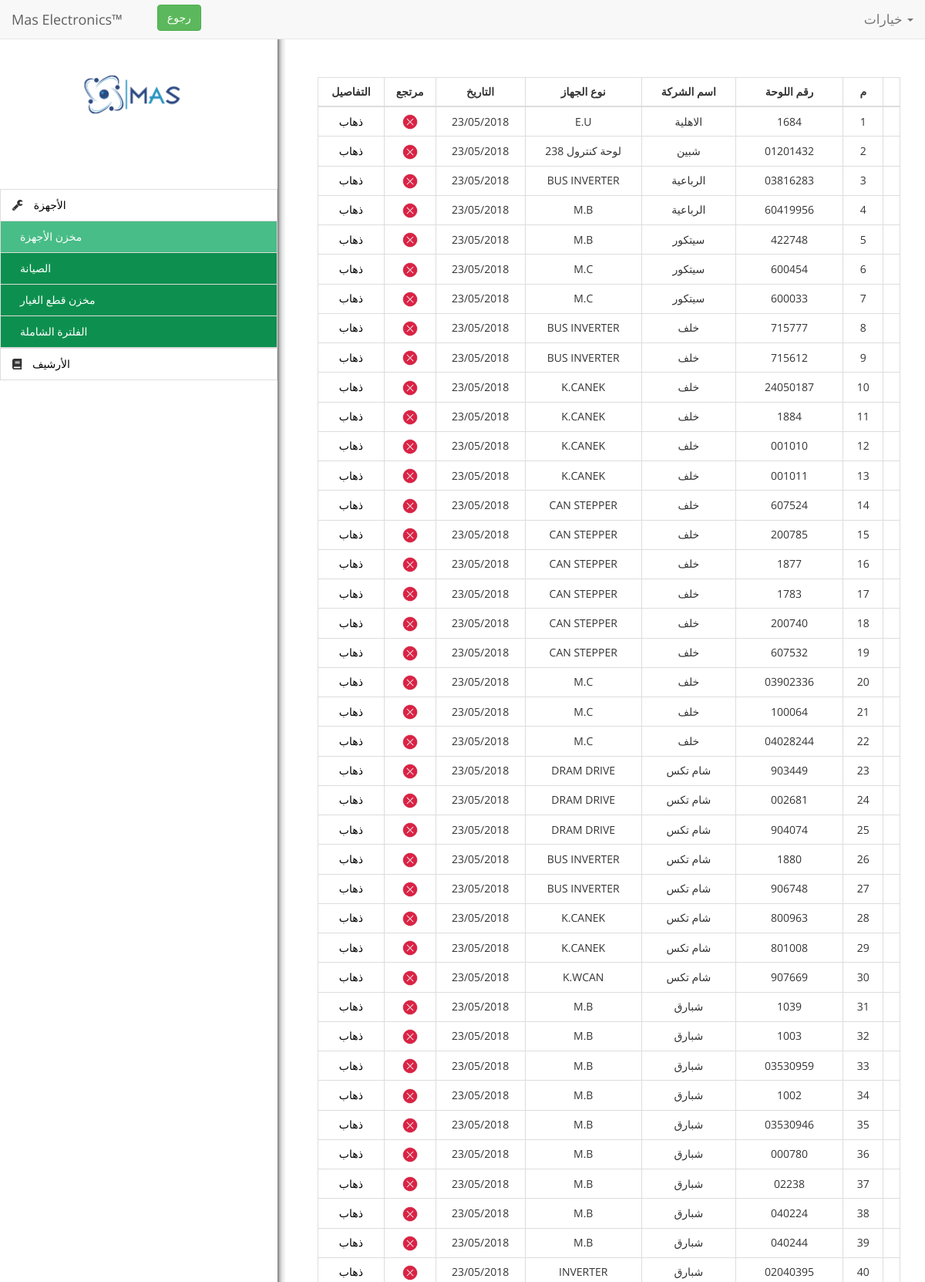
Page /devices/device-inventory/ (upper part) on the committed database.
### devices/models.py (models this page shows, shortened)
class InventoryDevice(TimeStampedModel):
    reception_receipt = models.ForeignKey(ReceptionReceipt, related_name='devices')
    serial_number = models.CharField(max_length=300)
    device_type = models.CharField(max_length=300)
    entrance_date = models.DateTimeField()
    delivered = models.BooleanField(default=False)
    @property
    def is_returned(self):
        three_months_ago = timezone.now() - timezone.timedelta(days=90)
        return ArchiveDevice.objects.filter(deleted=False, inventory_device__serial_number=self.serial_number, leave_date__range=(three_months_ago, timezone.now())).exists()
    @property
    def returned_icon(self):
        if self.is_returned:
            return '/static/images/check.png'
        return '/static/images/X.png'

### receipts/models.py (models this page shows)
class ReceptionReceipt(BaseReceipt):
    def __str__(self):
        return self.company_name

### devices/views.py (the view)
def device_inventory_view(request):
    data = get_abstract_data()
    devices = InventoryDevice.objects.filter(delivered=False, deleted=False)
    data['inventory_devices'] = devices
    return render(request, 'devices/device-inventory.html', context=data)

### abstract/utils.py (called while the page is built)
def get_abstract_data(view=None):
    return {}

### devices/templates/devices/device-inventory.html (shortened to what this page needs)
{% extends 'devices/device-base.html' %}
{% load static %}
{% block table_id %}device-inventory-table{% endblock %}
{% block rows %}
    {% for device in inventory_devices %}
    <tr data-serial="{{ device.serial_number }}" data-receipt-pk="{{ device.reception_receipt.pk }}">
        <td></td>
        <td>{{ forloop.counter }}</td>
        <td>{{ device.serial_number }}</td>
        <td data-company="{{ device.reception_receipt.company_name }}">{{ device.reception_receipt.company_name }}</td>
        <td data-type="{{ device.device_type }}" data-pk="{{ device.pk }}">{{ device.device_type }}</td>
        <td>{{ device.entrance_date|date:'d/m/Y' }}</td>
        <td><img class="icon" src="{{ device.returned_icon }}"></td>
        <td><a href="#" class="device-detail-button" data-device-id="{{ device.pk }}" data-device-serial="{{ device.serial_number }}">ذهاب</a></td>
    </tr>
    {% endfor %}
{% endblock %}
{% block extra_headers %}
    <th>مرتجع</th>
{% endblock %}

### devices/templates/devices/device-base.html (shortened to what this page needs)
{% extends 'base.html' %}
{% block body %}
<table id="{% block table_id %}{% endblock %}" class="table table-bordered" dir="rtl">
    <thead style="text-align:center">
        <tr>
            <th></th>
            <th>م</th>
            <th>رقم اللوحة</th>
            <th class="sortable" data-criteria='company'><span class='sort-carat'>&#9660;</span>اسم الشركة</th>
            <th class="sortable" data-criteria='type'><span class='sort-carat'>&#9660;</span>نوع الجهاز</th>
            <th class="sortable" data-criteria='date'><span class='sort-carat'>&#9660;</span>التاريخ</th>
            {% block extra_headers %}{% endblock %}
            <th>التفاصيل</th>
        </tr>
    </thead>
    <tbody>
        {% block rows %}
        {% endblock %}
    </tbody>
</table>
{% endblock %}

### templates/base.html (shortened to what this page needs)
{% load static %}
<!DOCTYPE html>
<html>
    <head>
        <link rel="stylesheet" href="{% static 'css/bootstrap.min.css' %}">
        <link rel="stylesheet" href="{% static 'css/iziToast.min.css' %}">
        <link rel="stylesheet" href="{% static 'css/jquery-ui.min.css' %}">
        <link rel="stylesheet" href="{% static 'css/bootstrap-datetimepicker.min.css' %}">
        <link rel="stylesheet" href="{% static 'css/sweetalert.css' %}">
        <link rel="stylesheet" href="{% static 'css/selectables.css' %}">
        <link rel="stylesheet" href="{% static 'css/base.css' %}">
        <link rel="stylesheet" href="{% static 'accounts/css/dashboard.css' %}">
        <link rel="stylesheet" href="{% static 'css/print-style.css' %}" media="print">
    </head>
    <body>
        <nav class="navbar navbar-default navbar-fixed-top" style="margin-bottom: 0">
          <div class="container-fluid">
            <div class="navbar-header">
              <a class="navbar-brand" href="#">Mas Electronics&trade;</a>
            </div>
            <div class="collapse navbar-collapse" id="bs-example-navbar-collapse-1">
              <ul class="nav navbar-nav navbar-right">
                <li class="dropdown">
                  <a href="#" class="dropdown-toggle" data-toggle="dropdown" role="button" aria-haspopup="true" aria-expanded="false" style="font-size: 17px;">خيارات <span class="caret"></span></a>
                </li>
              </ul>
                <ul class="nav navbar-nav navbar-left">
                    <button class="btn btn-success" id="back" style="margin-top: 6px;margin-left: 30px;" onclick="history.back();">رجوع</button>
                </ul>
            </div>
          </div>
        </nav>
        <div class="main-wrapper">
            <div id="sidebar" data-expanded="true">
                <div class="profile-info">
                    <img id="logo" src="{% static 'images/MAS.png' %}">
                </div>
                <ul class="list-group" id="dashboard-ul">
                    <li class="list-group-item main-tab" id="devices-tab">
                        <i class="fas fa-wrench"></i>
                        <a href="#">الأجهزة</a>
                    </li>
                    <div class="dashboard-submenu" id="devices-submenu" style="display:none">
                        <ul class="list-group inner-group">
                            <li class="list-group-item inner" onclick="location.href = '/devices/device-inventory/'">
                                <a href="#">مخزن الأجهزة</a>
                            </li>
                            <li class="list-group-item inner" onclick="location.href = '/devices/maintenance/'">
                                <a href="#">الصيانة</a>
                            </li>
                            <li class="list-group-item inner" onclick="location.href = '/devices/sparepart-inventory/'">
                                <a href="#">مخزن قطع الغيار</a>
                            </li>
                            <li class="list-group-item inner" onclick="location.href = '/devices/total-filter/'">
                                <a href="#">الفلترة الشاملة</a>
                            </li>
                        </ul>
                    </div>
                    <li class="list-group-item main-tab" id="archive-tab">
                        <i class="fas fa-book"></i>
                        <a href="#">الأرشيف</a>
                    </li>
                </ul>
            </div>
            <div id="main-content">
                <div class="tab-pane scrollable">
                    {% block body %}
                    {% endblock %}
                </div>
            </div>
        </div>
    </body>
</html>

### static/css/base.css (style rules this page uses)
* { font-family: "Open Sans" }
td, th { text-align: center }
.icon { width: 20px; height: 20px; cursor: pointer }
.scrollable { height: 90vh; overflow: scroll }
.inner-group li { background-color: #0d904f; }
.inner-group li a { color: white }
.sortable { cursor: pointer }

### accounts/static/accounts/css/dashboard.css (style rules this page uses)
body { overflow: hidden; font-family: 'Mukta Malar', sans-serif; background-color: whitesmoke !important; -webkit-print-color-adjust: exact }
a, a:hover, a:focus { color: black; text-decoration: none }
.main-wrapper { display: flex; }
#sidebar { width: 30%; height: 102vh; background-color: white; display: inline-flex; flex-direction: column; box-shadow: 0 0 8px black; }
#main-content { width: 70%; height: 100vh; background-color: white; display: inline-flex; position: relative; left: 10px }
#dashboard-ul { width: 100%; background: white; margin-bottom: 0; height: 69vh; }
#dashboard-ul li a { display: inline-flex; margin: 0; margin-left: 10px; }
.profile-info img { width: 65%; margin: 35px auto; display: inherit; }
.list-group-item:first-child, .list-group-item:last-child { border-radius: 0 }
.list-group-item.active, .list-group-item.active:focus, .list-group-item.active:hover { background-color: #48bd87; border-color: gainsboro; color: black }
.inner-group { margin-bottom: 0 }
.tab-pane { width: 90%; margin: 100px 5% 0 5%; }
#device-inventory-table td { vertical-align: middle; }

### static/css/print-style.css (style rules this page uses)
.main-wrapper { display: none !important; }
body { background-color: whitesmoke !important; }

### rows in the picture
InventoryDevice: serial_number "1684", reception_receipt.company_name "الاهلية", device_type "E.U", entrance_date "23/05/2018"
InventoryDevice: serial_number "01201432", reception_receipt.company_name "شبين", device_type "لوحة كنترول 238", entrance_date "23/05/2018"
InventoryDevice: serial_number "03816283", reception_receipt.company_name "الرباعية", device_type "BUS INVERTER", entrance_date "23/05/2018"
InventoryDevice: serial_number "60419956", reception_receipt.company_name "الرباعية", device_type "M.B", entrance_date "23/05/2018"
InventoryDevice: serial_number "422748", reception_receipt.company_name "سيتكور", device_type "M.B", entrance_date "23/05/2018"
InventoryDevice: serial_number "600454", reception_receipt.company_name "سيتكور", device_type "M.C", entrance_date "23/05/2018"
InventoryDevice: serial_number "600033", reception_receipt.company_name "سيتكور", device_type "M.C", entrance_date "23/05/2018"
InventoryDevice: serial_number "715777", reception_receipt.company_name "خلف", device_type "BUS INVERTER", entrance_date "23/05/2018"
InventoryDevice: serial_number "715612", reception_receipt.company_name "خلف", device_type "BUS INVERTER", entrance_date "23/05/2018"
InventoryDevice: serial_number "24050187", reception_receipt.company_name "خلف", device_type "K.CANEK", entrance_date "23/05/2018"
InventoryDevice: serial_number "1884", reception_receipt.company_name "خلف", device_type "K.CANEK", entrance_date "23/05/2018"
InventoryDevice: serial_number "001010", reception_receipt.company_name "خلف", device_type "K.CANEK", entrance_date "23/05/2018"
InventoryDevice: serial_number "001011", reception_receipt.company_name "خلف", device_type "K.CANEK", entrance_date "23/05/2018"
InventoryDevice: serial_number "607524", reception_receipt.company_name "خلف", device_type "CAN STEPPER", entrance_date "23/05/2018"
InventoryDevice: serial_number "200785", reception_receipt.company_name "خلف", device_type "CAN STEPPER", entrance_date "23/05/2018"
InventoryDevice: serial_number "1877", reception_receipt.company_name "خلف", device_type "CAN STEPPER", entrance_date "23/05/2018"
InventoryDevice: serial_number "1783", reception_receipt.company_name "خلف", device_type "CAN STEPPER", entrance_date "23/05/2018"
InventoryDevice: serial_number "200740", reception_receipt.company_name "خلف", device_type "CAN STEPPER", entrance_date "23/05/2018"
InventoryDevice: serial_number "607532", reception_receipt.company_name "خلف", device_type "CAN STEPPER", entrance_date "23/05/2018"
InventoryDevice: serial_number "03902336", reception_receipt.company_name "خلف", device_type "M.C", entrance_date "23/05/2018"
InventoryDevice: serial_number "100064", reception_receipt.company_name "خلف", device_type "M.C", entrance_date "23/05/2018"
InventoryDevice: serial_number "04028244", reception_receipt.company_name "خلف", device_type "M.C", entrance_date "23/05/2018"
InventoryDevice: serial_number "903449", reception_receipt.company_name "شام تكس", device_type "DRAM DRIVE", entrance_date "23/05/2018"
InventoryDevice: serial_number "002681", reception_receipt.company_name "شام تكس", device_type "DRAM DRIVE", entrance_date "23/05/2018"
InventoryDevice: serial_number "904074", reception_receipt.company_name "شام تكس", device_type "DRAM DRIVE", entrance_date "23/05/2018"
InventoryDevice: serial_number "1880", reception_receipt.company_name "شام تكس", device_type "BUS INVERTER", entrance_date "23/05/2018"
InventoryDevice: serial_number "906748", reception_receipt.company_name "شام تكس", device_type "BUS INVERTER", entrance_date "23/05/2018"
InventoryDevice: serial_number "800963", reception_receipt.company_name "شام تكس", device_type "K.CANEK", entrance_date "23/05/2018"
InventoryDevice: serial_number "801008", reception_receipt.company_name "شام تكس", device_type "K.CANEK", entrance_date "23/05/2018"
InventoryDevice: serial_number "907669", reception_receipt.company_name "شام تكس", device_type "K.WCAN", entrance_date "23/05/2018"
InventoryDevice: serial_number "1039", reception_receipt.company_name "شبارق", device_type "M.B", entrance_date "23/05/2018"
InventoryDevice: serial_number "1003", reception_receipt.company_name "شبارق", device_type "M.B", entrance_date "23/05/2018"
InventoryDevice: serial_number "03530959", reception_receipt.company_name "شبارق", device_type "M.B", entrance_date "23/05/2018"
InventoryDevice: serial_number "1002", reception_receipt.company_name "شبارق", device_type "M.B", entrance_date "23/05/2018"
InventoryDevice: serial_number "03530946", reception_receipt.company_name "شبارق", device_type "M.B", entrance_date "23/05/2018"
InventoryDevice: serial_number "000780", reception_receipt.company_name "شبارق", device_type "M.B", entrance_date "23/05/2018"
InventoryDevice: serial_number "02238", reception_receipt.company_name "شبارق", device_type "M.B", entrance_date "23/05/2018"
InventoryDevice: serial_number "040224", reception_receipt.company_name "شبارق", device_type "M.B", entrance_date "23/05/2018"
InventoryDevice: serial_number "040244", reception_receipt.company_name "شبارق", device_type "M.B", entrance_date "23/05/2018"
InventoryDevice: serial_number "02040395", reception_receipt.company_name "شبارق", device_type "INVERTER", entrance_date "23/05/2018"
